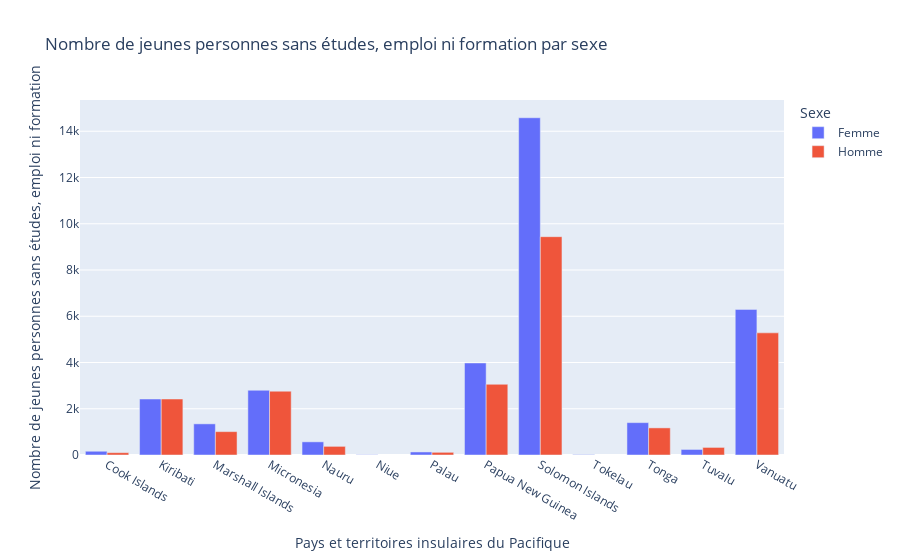

Here is the notebook cell this chart was saved with:
### Code cell
px.bar(
    sans_emploi_by_year.reset_index(),
    x="Pays et territoires insulaires du Pacifique",
    y="Nombre de jeunes personnes sans études, emploi ni formation",
    color="Sexe",
    title="Nombre de jeunes personnes sans études, emploi ni formation par sexe",
    barmode="group",
)

### Figure 1 — Plotly figure (JSON) as saved in the notebook; plotly's stock layout.template omitted (floating-point values rounded to 4 significant figures)
{"data": [{"alignmentgroup": "True", "hovertemplate": "Sexe=Femme<br>Pays et territoires insulaires du Pacifique=%{x}<br>Nombre de jeunes personnes sans études, emploi ni formation=%{y}<extra></extra>", "legendgroup": "Femme", "marker": {"color": "#636efa", "pattern": {"shape": ""}}, "name": "Femme", "offsetgroup": "Femme", "orientation": "v", "showlegend": true, "textposition": "auto", "type": "bar", "x": ["Cook Islands", "Kiribati", "Marshall Islands", "Micronesia", "Nauru", "Niue", "Palau", "Papua New Guinea", "Solomon Islands", "Tokelau", "Tonga", "Tuvalu", "Vanuatu"], "xaxis": "x", "y": [162.3, 2422.0, 1347.0, 2800.0, 569, 11, 131.6, 3980.0, 14580.0, 16, 1400.0, 239.8, 6296.0], "yaxis": "y"}, {"alignmentgroup": "True", "hovertemplate": "Sexe=Homme<br>Pays et territoires insulaires du Pacifique=%{x}<br>Nombre de jeunes personnes sans études, emploi ni formation=%{y}<extra></extra>", "legendgroup": "Homme", "marker": {"color": "#EF553B", "pattern": {"shape": ""}}, "name": "Homme", "offsetgroup": "Homme", "orientation": "v", "showlegend": true, "textposition": "auto", "type": "bar", "x": ["Cook Islands", "Kiribati", "Marshall Islands", "Micronesia", "Nauru", "Palau", "Papua New Guinea", "Solomon Islands", "Tonga", "Tuvalu", "Vanuatu"], "xaxis": "x", "y": [100.7, 2421.0, 1011.0, 2759.0, 373.5, 115.8, 3058.0, 9441.0, 1172.0, 327.7, 5282], "yaxis": "y"}], "layout": {"barmode": "group", "legend": {"title": {"text": "Sexe"}, "tracegroupgap": 0}, "title": {"text": "Nombre de jeunes personnes sans études, emploi ni formation par sexe"}, "xaxis": {"anchor": "y", "domain": [0, 1], "title": {"text": "Pays et territoires insulaires du Pacifique"}}, "yaxis": {"anchor": "x", "domain": [0, 1], "title": {"text": "Nombre de jeunes personnes sans études, emploi ni formation"}}}}
